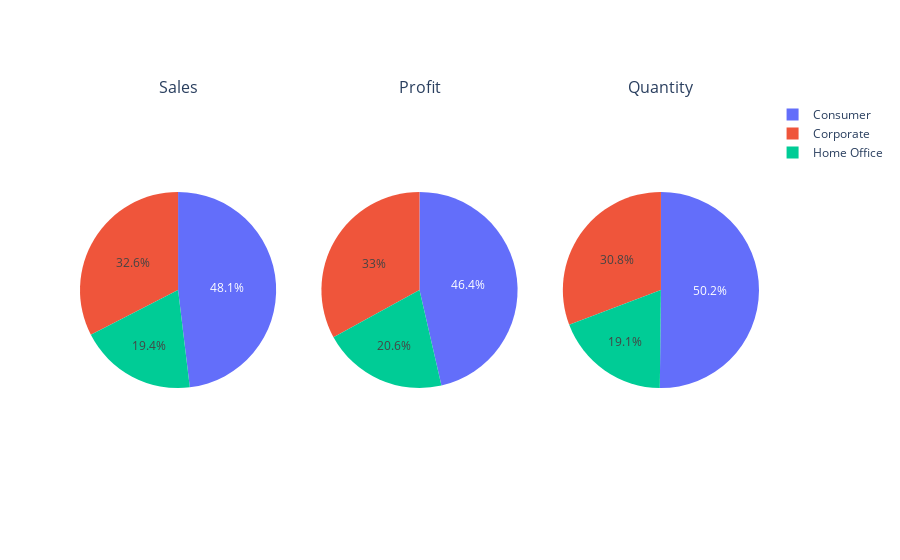

Source (notebook cell):
### Code cell
fig = make_subplots(rows=1, cols=3, subplot_titles=('Sales', 'Profit', 'Quantity'), specs=[[{'type':'pie'}, {'type':'pie'}, {'type':'pie'}]])
for i,col in enumerate (['Sales','Profit','Quantity']):
    fig.add_trace(go.Pie(labels =Segment_Sales['Segment'],values =Segment_Sales[col] ,name =f"segment : {col}" 
                         ),row=1,
                  col=i+1)
fig.show()

### Figure 1 — Plotly figure (JSON) as saved in the notebook; plotly's stock layout.template omitted (floating-point values rounded to 4 significant figures)
{"data": [{"domain": {"x": [0, 0.2889], "y": [0, 1]}, "labels": ["Consumer", "Corporate", "Home Office"], "name": "segment : Sales", "type": "pie", "values": [753000.0, 509700.0, 303100.0]}, {"domain": {"x": [0.3556, 0.6444], "y": [0, 1]}, "labels": ["Consumer", "Corporate", "Home Office"], "name": "segment : Profit", "type": "pie", "values": [81340.0, 57810.0, 36120.0]}, {"domain": {"x": [0.7111, 1], "y": [0, 1]}, "labels": ["Consumer", "Corporate", "Home Office"], "name": "segment : Quantity", "type": "pie", "values": [11199, 6865, 4253]}], "layout": {"annotations": [{"font": {"size": 16}, "showarrow": false, "text": "Sales", "x": 0.1444, "xanchor": "center", "xref": "paper", "y": 1, "yanchor": "bottom", "yref": "paper"}, {"font": {"size": 16}, "showarrow": false, "text": "Profit", "x": 0.5, "xanchor": "center", "xref": "paper", "y": 1, "yanchor": "bottom", "yref": "paper"}, {"font": {"size": 16}, "showarrow": false, "text": "Quantity", "x": 0.8556, "xanchor": "center", "xref": "paper", "y": 1, "yanchor": "bottom", "yref": "paper"}]}}
